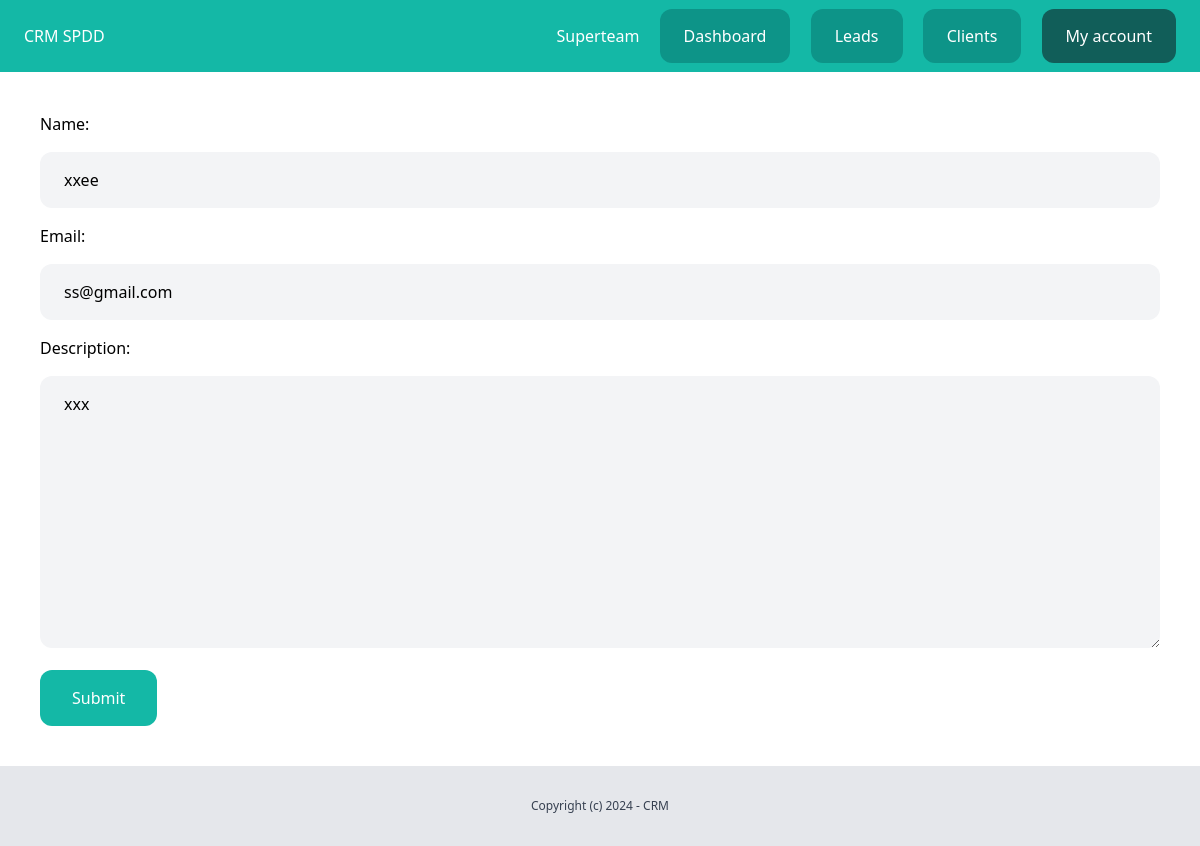
The app's page /dashboard/clients/3/edit/ (signed in) with its own data.
### team/models.py (models this page shows, shortened)
class Team(models.Model):
    plan = models.ForeignKey(Plan, related_name='teams', blank=True, null=True, on_delete=models.CASCADE)
    name = models.CharField(max_length=100)
    members = models.ManyToManyField(User, related_name='teams')
    created_by = models.ForeignKey(User, related_name='created_teams', on_delete=models.CASCADE)
    created_at = models.DateTimeField(auto_now_add=True)

### client/models.py (models this page shows, shortened)
class Client(models.Model):
    team = models.ForeignKey(Team, related_name='clients', on_delete=models.CASCADE)
    name = models.CharField(max_length=255)
    email = models.EmailField()
    description = models.TextField(blank=True, null=True)
    created_by = models.ForeignKey(User, related_name = 'clients', on_delete = models.CASCADE)
    created_at = models.DateTimeField(auto_now_add = True)
    modified_at = models.DateTimeField(auto_now = True)
    class Meta:
        ordering = ('-created_at',)

### client/views.py (the view)
# urls.py: path('<int:pk>/edit/', views.clients_edit, name='edit'),
@login_required
def clients_edit(request, pk):
    team = request.user.userprofile.active_team
    client = get_object_or_404(team.clients, pk=pk)
    if request.method == 'POST':
        form = AddClientForm(request.POST, instance=client)
        if form.is_valid():
            form.save()
            messages.success(request, 'The changes was saved.')
            return redirect('clients:list')
    else:
        form = AddClientForm(instance=client)
    return render(request, 'client/clients_edit.html', {
        'form': form
    })

### client/forms.py
class AddClientForm(forms.ModelForm):
    class Meta:
        model = Client
        fields = ('name', 'email', 'description')
        widgets = {
            'name': forms.TextInput(attrs={'class': 'w-full my-4 py-4 px-6 rounded-xl bg-gray-100'}),
            'email': forms.EmailInput(attrs={'class': 'w-full my-4 py-4 px-6 rounded-xl bg-gray-100'}),
            'description': forms.Textarea(attrs={'class': 'w-full my-4 py-4 px-6 rounded-xl bg-gray-100'}),
        }

### team/context_processors.py (called while the page is built)
def active_team(request):
    if request.user.is_authenticated:
        active_team = request.user.userprofile.get_active_team()
        if not active_team:
            active_team = Team.objects.filter(created_by=request.user)[0]
    else:
        active_team = None
    return {'active_team': active_team}

### userprofile/models.py (called while the page is built)
    def get_active_team(self):
        if self.active_team:
            return self.active_team
        else:
            return Team.objects.filter(members__in=[self.user.id]).first()

### client/templates/client/clients_edit.html (shortened to what this page needs)
{% extends 'core/base.html' %}
{% block content %}
<div class="py-6 px-6">
    <form method="POST" action=".">
        {{ form.as_p }}
        <button class="py-4 px-8 bg-teal-500 text-white rounded-xl">Submit</button>
    </form>
</div>
{% endblock %}

### core/templates/core/partials/nav.html
<nav class="py-6 px-6 flex justify-between bg-teal-500">
    <p class="text-white">CRM SPDD</p>
    <div class="space-x-4">
        {% if request.user.is_authenticated %}
            <a href="{% url 'team:detail' active_team.id %}" class="text-white">{{ active_team.name }}</a>
            <a href="{% url 'dashboard:index' %}" class="py-4 px-6 bg-teal-600 rounded-xl text-white">Dashboard</a>
            <a href="{% url 'leads:list' %}" class="py-4 px-6 bg-teal-600 rounded-xl text-white">Leads</a>
            <a href="{% url 'clients:list' %}" class="py-4 px-6 bg-teal-600 rounded-xl text-white">Clients</a>
            <a href="{% url 'userprofile:myaccount' %}" class="py-4 px-6 bg-teal-800 rounded-xl text-white">My account</a>
        {% else %}
            <a href="{% url 'login' %}" class="py-4 px-6 bg-teal-600 rounded-xl text-white">Log in</a>
            <a href="{% url 'signup' %}" class="py-4 px-6 bg-teal-300 rounded-xl text-white">Sign up</a>
        {% endif %}
    </div>
</nav>

### records on screen
Team: name "Superteam"
Client: name "xxee", email "ss@gmail.com", description "xxx"
